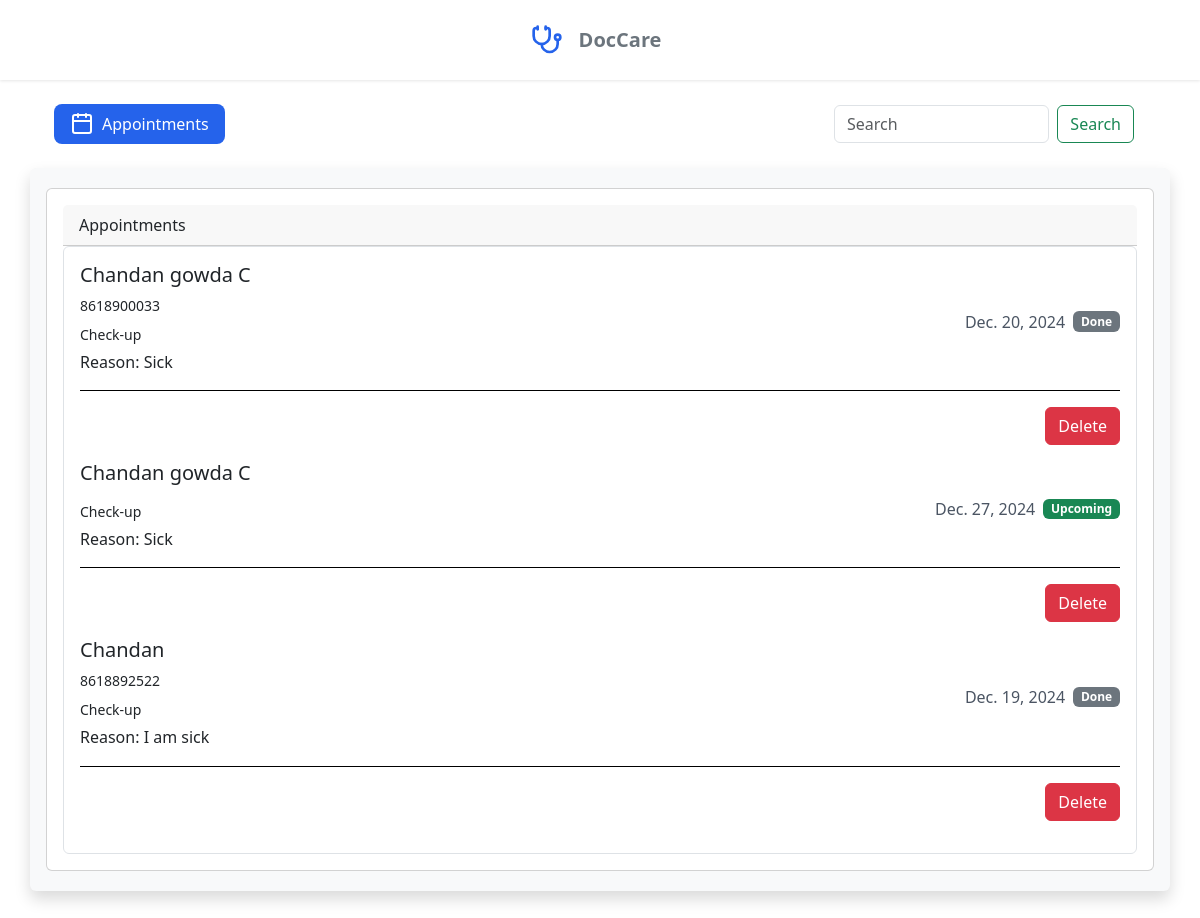
Before: /Appointment/ (signed in) with the older database file.
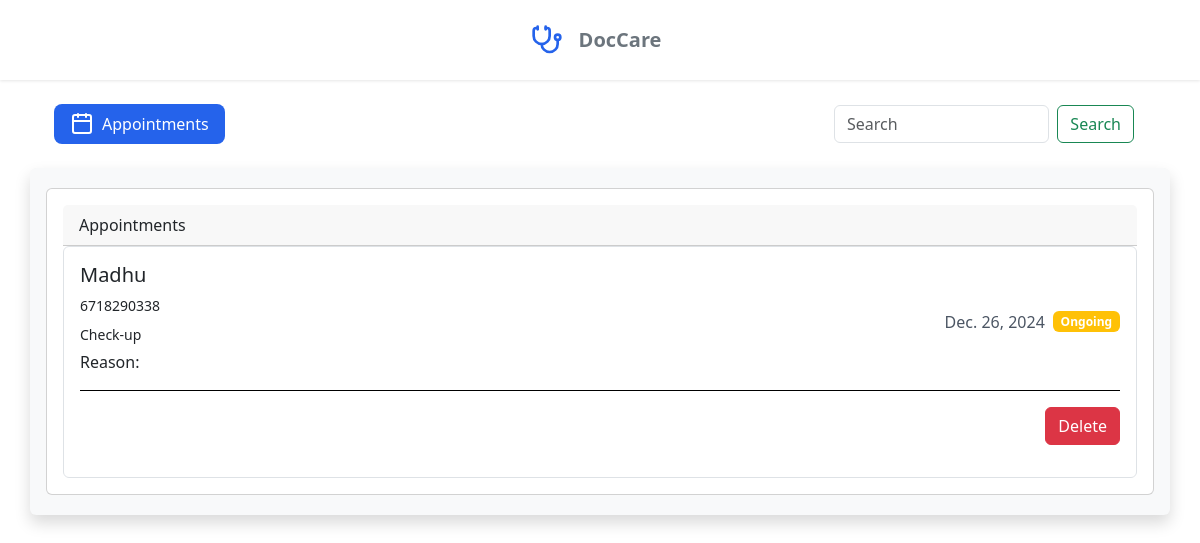
After: the same page with the newer database file.
### app1/models.py (models this page shows, shortened)
class register(models.Model):
    name = models.CharField(max_length=20)
    phone = models.CharField(max_length=10,blank=True)
    mail = models.EmailField(max_length=30)
    Date = models.DateField(max_length=8)
    Reason = models.TextField(max_length=80,default="Sick",blank=True)

### app1/views.py (the view)
# urls.py: path('Appointment/',views.user_appointment,name='appointment'),
@login_required
def user_appointment(request):
    user_list = register.objects.all()
    today = datetime.today().date()
    return render(request,"appointments.html",{'current_path': request.path ,'user_list':user_list,'today':today})

### templates/appointments.html (shortened to what this page needs)
<!DOCTYPE html>
<html lang="en">
<head>
    {% load static %}
    <link rel="stylesheet" href="{% static 'PrescriptionStyles.css' %}">
    <link href="https://unpkg.com/lucide-icons/dist/umd/lucide.css" rel="stylesheet">
    <link href="https://cdn.jsdelivr.net/npm/bootstrap@5.3.3/dist/css/bootstrap.min.css" rel="stylesheet">
</head>
<body>
{% include 'header.html' %}
<div class="container">
    <div class="tabs container-fluid">
        <a href="{% url 'appointment' %}" class="text-decoration-none">
            <button class="tab active" data-url="{% url 'appointment' %},{% for user in user_list %}{% url 'delete-appointment' user.id %},{% endfor %}{% url 'search' %}" data-tab="appointments">
                <i data-lucide="calendar"></i>
                Appointments
            </button>
        </a>
        <div class="container-fluid d-flex justify-content-between align-items-center">
            <form class="d-flex align-items-center ms-auto" role="search" style="max-width: 300px;" method="POST" action="{% url 'search' %}">
                <input class="form-control me-2" type="search" placeholder="Search" aria-label="Search" style="flex: 1;" name="Search">
                <button class="btn btn-outline-success" type="submit">Search</button>
            </form>
        </div>
    </div>
    <div class="row modal-body shadow p-3 mb-5 bg-body-tertiary rounded">
        <div class="card content-grid modal-body col-xl-6 px-3 py-3 my-1 overflow-y-auto">
            <div class="card-header">
                Appointments
            </div>
            {% if user_list %}
            <div class="appointment-list overflow-auto border rounded p-3" style="max-height: 800px;">
                {% block content%}
                {% for user in user_list %}
                <table class="table table-hover">
                    <div class="appointment-item d-flex justify-content-between align-items-center mb-3">
                        <div class="appointment-info list-group">
                            <h5 class="mb-0">{{ user.name }}</h5>
                            <small>{{ user.phone }}</small>
                            <small>Check-up</small>
                            <div class="appointment-info">
                                <h6>Reason: {{ user.Reason }}</h6>
                            </div>
                        </div>
                        <div class="appointment-time text-end">
                            <p class="mb-0">{{ user.Date }}</p>
                            {% if user.Date > today %}
                            <span class="badge bg-success">Upcoming</span>
                            {% elif user.Date == today %}
                            <span class="badge bg-warning">Ongoing</span>
                            {% else %}
                            <span class="badge bg-secondary">Done</span>
                            {% endif %}
                        </div>
                    </div>
                    <div class="d-grid gap-2 d-md-flex justify-content-md-end">
                            <button class="btn btn-danger" type="button" data-bs-toggle="modal" data-bs-target="#deleteModal">
                                Delete
                            </button>
                    </div>
                <div class="modal fade" id="deleteModal" tabindex="-1" aria-labelledby="exampleModalLabel" aria-hidden="true">
                {% endfor %}
                </table>
                {% endblock %}
            </div>
            {% else %}
                {% include 'no_app.html' %}
            {% endif %}
        </div>
    </div>
</body>
</html>

Changed rows visible on the page:
removed register: name "Chandan gowda C", phone "8618900033", Reason "Sick", Date "Dec. 20, 2024", shows "Done"
removed register: name "Chandan gowda C", Reason "Sick", Date "Dec. 27, 2024", shows "Upcoming"
removed register: name "Chandan", phone "8618892522", Reason "I am sick", Date "Dec. 19, 2024", shows "Done"
added register: name "Madhu", phone "6718290338", Date "Dec. 26, 2024", shows "Ongoing"
